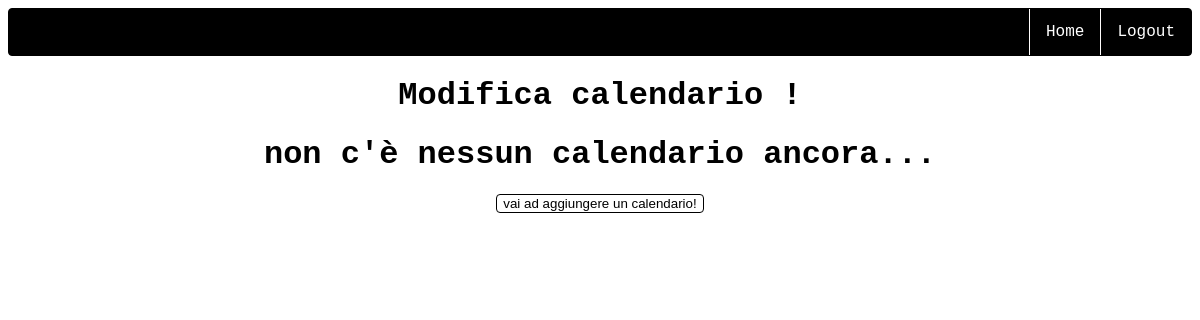
Page /home/modificacalendario (signed in) on the earlier database version.
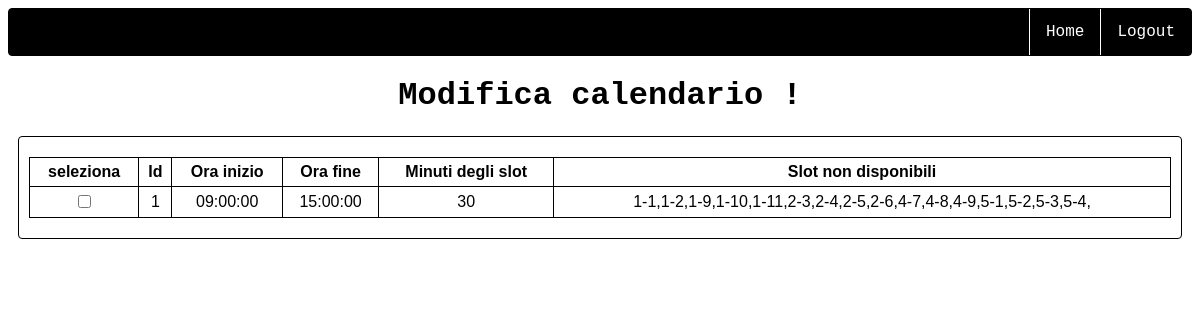
Same page on the later database version.
### website/models.py (models this page shows)
class Calendario(db.Model):
    id = db.Column(db.Integer, primary_key = True)
    oremattina = db.Column(db.String(5))
    orepomeriggio = db.Column(db.String(5))
    numeroslot = db.Column(db.Integer)
    sloteliminati = db.Column(db.String(150))
    allievo = db.relationship("Allievo", backref='calendario', uselist = True)

### website/dashboard.py (the view)
@dashboard.route('/modificacalendario', methods=['GET', 'POST'])
@login_required
def modify_calendar():
    calendar_list = Calendario.query.all()
    if request.method == 'POST':
        starthour = request.form.get("orainizio")
        endhour = request.form.get('orafine')
        print(starthour)
        print(endhour)
        typeslot = request.form.get('tiposlot')
        idcal = request.form.get("textid")
        if starthour == "-" or endhour == "-" or typeslot == "-":
            flash('attenzione, non hai inserito uno di questi dati!', category='error')
            return render_template("ccalendar.html", user=current_user)
        orainizio = datetime.time(int(starthour[0:2]),int(starthour[3:5]),0)
        orafine = datetime.time(int(endhour[0:2]),int(endhour[3:5]),0)
        print(starthour,endhour,typeslot)
        sus = request.form.getlist('check')
        buckets_days = [[] for x in range (6)]
        for check in sus:
            split = check.rsplit('-')
            buckets_days[int(split[0])].append(split[1])
        print(buckets_days)
        sloteliminati = ""
        print(buckets_days)
        for x,day in enumerate(buckets_days):
            for slots in day:
                sloteliminati += f"{x}-{slots},"
        actual_calendar = Calendario.query.filter_by(id=idcal).first()
        actual_calendar.oremattina = str(orainizio)
        actual_calendar.orepomeriggio = str(orafine)
        actual_calendar.sloteliminati = sloteliminati[:-1]
        db.session.commit()
        student_list = Allievo.query.filter_by(id_calendario = idcal).all()
        for stu in student_list:
            stu.slotdisponibilita = ""
        db.session.commit()
        new_calendar_list = Calendario.query.all()
        flash(f"modifica del calendario con id:{idcal} avvenuta con successo", category="success")
        return render_template("modificacalendario.html", user=current_user,calendar_list = new_calendar_list)
    else:
        return render_template("modificacalendario.html", user=current_user,calendar_list = calendar_list)

### website/__init__.py (called while the page is built)
def create_app():
    app = Flask(__name__)
    app.config['SECRET_KEY'] = 'sdhfjdshgreghuewrg'
    app.config['SQLALCHEMY_DATABASE_URI'] = f'sqlite:///{DB_NAME}'
    db.init_app(app) # inizializzazione del database dando l'app di flask
    from .dashboard import dashboard
    from .access import access
    from .optimization import optimization
    app.register_blueprint(access, url_prefix='/')
    app.register_blueprint(dashboard, url_prefix='/home')
    app.register_blueprint(optimization, url_prefix='/home/optimization')
    from .models import User
    with app.app_context():
        db.create_all()
        login_manager = LoginManager()
        login_manager.login_view = 'access.login'
        login_manager.init_app(app)
        @login_manager.user_loader
        def load_user(id):
            return User.query.get(int(id))
    return app

### website/templates/dashboard/modificacalendario.html (shortened to what this page needs)
{% extends "base.html"%}
{% block content %}
<link rel="stylesheet" href="{{ url_for('static', filename='styles/modifyCalendar.css') }}">
<h1>Modifica calendario !</h1>
{% if not calendar_list%}
<h1>non c'è nessun calendario ancora...</h1>
<div class="add-calendar">
    <a href="ccalendar">
        <button>vai ad aggiungere un calendario!</button>
    </a>
</div>
{% else %}
<div class="calendar-list" id = "calendar-list">
    <table id="table-calendars">
        <tr>
            <th>seleziona</th>
            <th>Id</th>
            <th>Ora inizio</th>
            <th>Ora fine</th>
            <th>Minuti degli slot</th>
            <th>Slot non disponibili</th>
        </tr>
    {% for cal in calendar_list%}
        <tr id="tr{{cal.id}}" name="tr{{cal.id}}" class="trcal">
            <td><input type="checkbox" id="{{cal.id}}" class="checkbox-calendar" onclick="generateCalendar(this)"></td>
            <td>{{cal.id}}</td>
            <td>{{cal.oremattina}}</td>
            <td>{{cal.orepomeriggio}}</td>
            <td>{{cal.numeroslot}}</td>
            <td>{{cal.sloteliminati}}</td>
        </tr>
    {% endfor %}
    </table>
</div>
{% endif %}
<form method="post">
</form>
{% endblock %}

Differences in the rows shown:
added Calendario: id "1", oremattina "09:00:00", orepomeriggio "15:00:00", numeroslot "30", sloteliminati "1-1,1-2,1-9,1-10,1-11,2-3,2-4,2-5,2-6,4-7,4-8,4-9,5-1,5-2,5-3,5-4,"
Other differences:
text no longer shown: "non c'è nessun calendario ancora... vai ad aggiungere un calendario!"
text now shown: "seleziona Id Ora inizio Ora fine Minuti degli slot Slot non disponibili"
